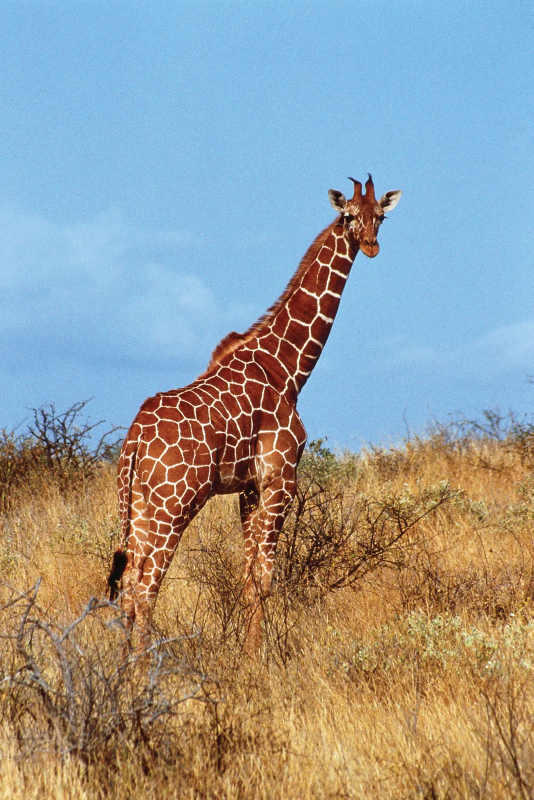
#> input picture 05-OpenCV/data/giraffe-Kenya.png, 1067 x 1600 px (shown at 1/2 size)
$ jupyter execute 05-resizing_scaling_interpolation.ipynb
#> lines starting #> are read from the running program, lines starting #| are printed output that depends on the picture
[cell 1]
import cv2
import matplotlib.pyplot as plt

[cell 2]
img = cv2.imread('data/giraffe-Kenya.png')
#> img is the input picture: shape (1600, 1067, 3); mean B, G, R 152, 154.5, 150.9
img_rgb = cv2.cvtColor(img, cv2.COLOR_BGR2RGB)
plt.imshow(img_rgb)

## Image resizing

[cell 3]
print(img_rgb.shape)
#| (1600, 1067, 3)

[cell 4]
new_height, new_width = 400, 400
resized_img = cv2.resize(src=img_rgb, dsize=(new_width, new_height))
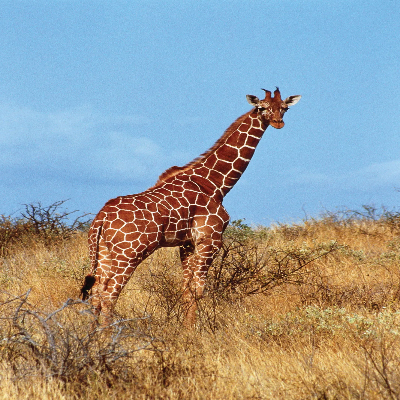
#> resized_img: shape (400, 400, 3); mean R, G, B 150.8, 154.4, 151.9
plt.imshow(resized_img)

# Image Scaling

[cell 5]
scaling_factor = 0.5
s_width = int(img_rgb.shape[1] * scaling_factor)
#> s_width = 533
s_height = int(img_rgb.shape[0] * scaling_factor)
#> s_height = 800
scaled_image = cv2.resize(src=img_rgb, dsize=(s_width,s_height), interpolation=cv2.INTER_AREA)
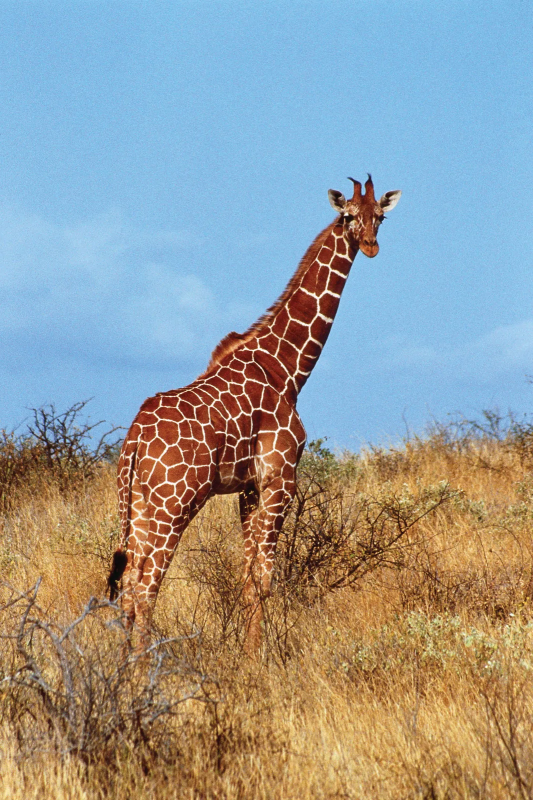
#> scaled_image: shape (800, 533, 3); mean R, G, B 150.9, 154.5, 152

# scaled_images
plt.imshow(scaled_image)
plt.title("Scaled image")
plt.show()

## Interpolation

[cell 6]
def show_image(images):
    fig, ax = plt.subplots(1,6, figsize=(20,5))

    for i, (title, image) in enumerate(images.items(), start=0):
        ax[i].imshow(image)
        ax[i].set_title(title)
        ax[i].axis('off')

    plt.suptitle('IMAGE INTERPOLATION METHODS')
    plt.tight_layout()
    plt.show()

[cell 7]
# Downscaling original image
resized_img_rgb = cv2.resize(src=img_rgb, dsize=(100,100))
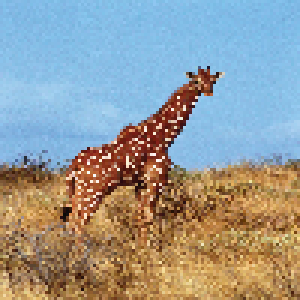
#> resized_img_rgb: shape (100, 100, 3) (shown 3 times larger); mean R, G, B 150.6, 154.2, 151.6
# print(resized_img_rgb.shape)

# Upscaling the downscaled image
resize_width = 600
resize_height = 600

# Interploation methods
methods = ['cv2.INTER_NEAREST','cv2.INTER_LINEAR','cv2.INTER_CUBIC','cv2.INTER_AREA','cv2.INTER_LANCZOS4']
resized_images = dict()
resized_images['Original'] = resized_img_rgb

for method in methods:
    alg = eval(method)
    resized_images[method] = cv2.resize(src=resized_img_rgb, dsize=(resize_width,resize_height), interpolation=alg)
#> after the loop, resized_images = 6 items

# Visualize resized images simultaneously
show_image(resized_images)
#> the loop in show_image, `for i, (title, image) in enumerate(images.items(), start=0):` made 6 passes
#> title on passes 1 to 6: 'Original', 'cv2.INTER_NEAREST', 'cv2.INTER_LINEAR', 'cv2.INTER_CUBIC', 'cv2.INTER_AREA', 'cv2.INTER_LANCZOS4'
#> in show_image, `plt.show()`:
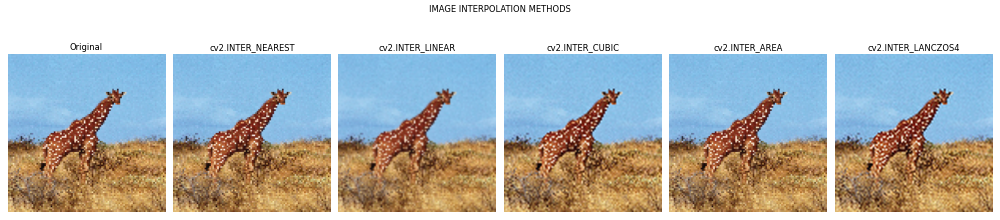
#> figure drawn by matplotlib, 6 panels

$ run again, with 05-OpenCV/data/butterfly.jpg saved as 05-OpenCV/data/giraffe-Kenya.png
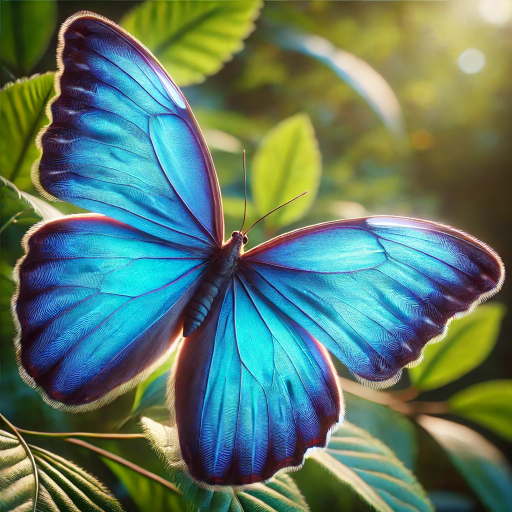
#> input picture 05-OpenCV/data/butterfly.jpg, 1024 x 1024 px (shown at 1/2 size)
#> img is the input picture: shape (1024, 1024, 3); mean B, G, R 102.9, 121.6, 93.2
#| (1024, 1024, 3)
#> `resized_img = cv2.resize(src=img_rgb, dsize=(new_width, new_height))`:
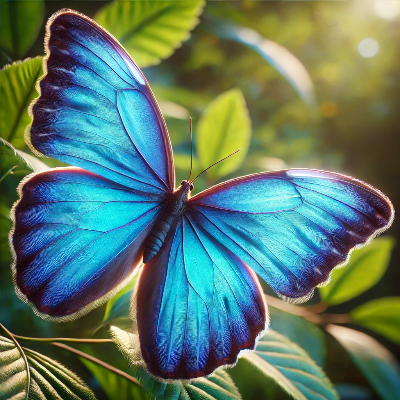
#> resized_img: shape (400, 400, 3); mean R, G, B 93.1, 121.5, 102.8
#> `resized_img_rgb = cv2.resize(src=img_rgb, dsize=(100,100))`:
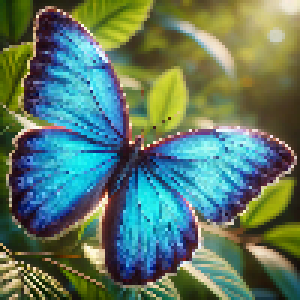
#> resized_img_rgb: shape (100, 100, 3) (shown 3 times larger); mean R, G, B 93, 121.3, 102.7
#> after the loop `for method in methods:`: resized_images = 6 items
#> the loop in show_image, `for i, (title, image) in enumerate(images.items(), start=0):` made 6 passes
#> title on passes 1 to 6: 'Original', 'cv2.INTER_NEAREST', 'cv2.INTER_LINEAR', 'cv2.INTER_CUBIC', 'cv2.INTER_AREA', 'cv2.INTER_LANCZOS4'
